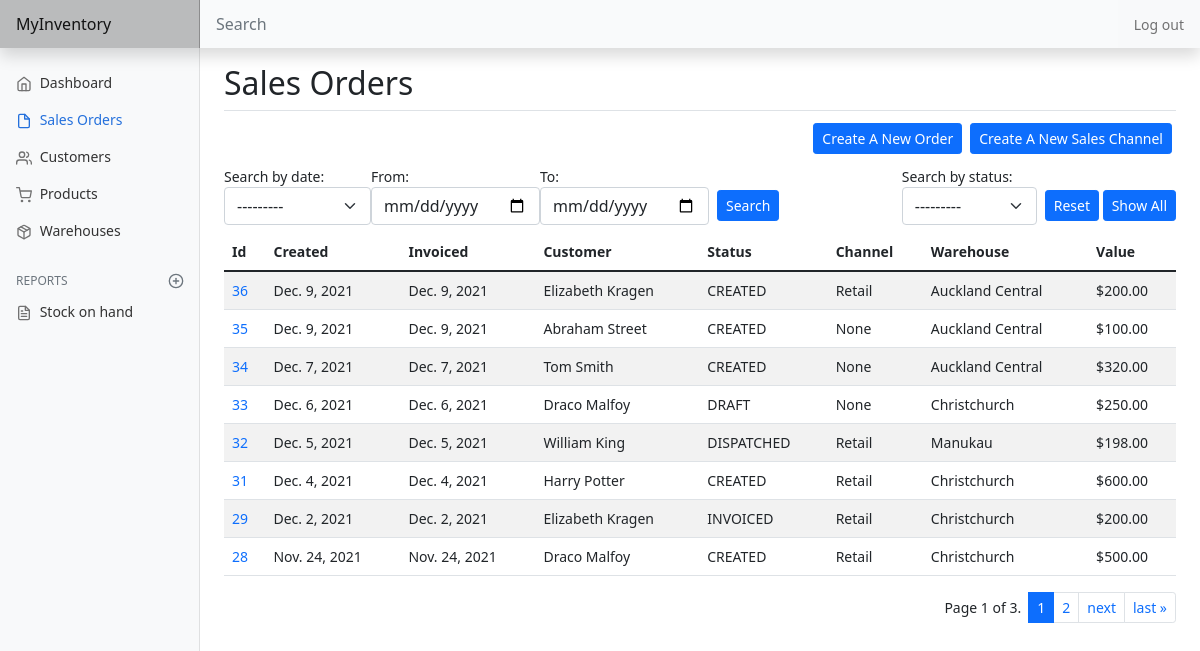
The app's page /order/list (signed in), older data.
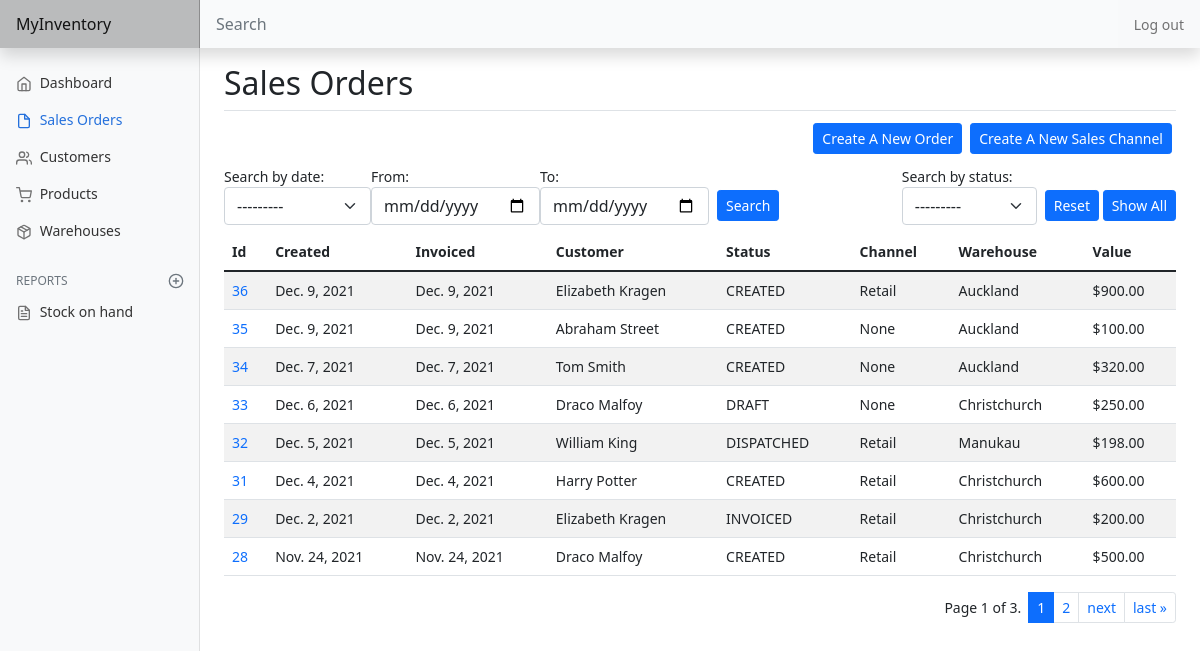
The same page, newer data.
### inventory/models.py (models this page shows, shortened)
class SalesOrder(models.Model):
    DRAFT = 'DRAFT'
    CREATED = 'CREATED'
    INVOICED = 'INVOICED'
    DISPATCHED = 'DISPATCHED'
    PAID = 'PAID'
    CLOSED = 'CLOSED'
    STATUS_CHOICES = [
        (DRAFT, 'Draft'),
        (CREATED, 'Created'),
        (INVOICED, 'Invoiced'),
        (DISPATCHED, 'Dispatched'),
        (PAID, 'Paid'),
        (CLOSED, 'Closed')
    ]
    user = models.ForeignKey(
        User, on_delete=models.CASCADE, related_name="sales_orders")
    customer = models.ForeignKey(
        Customer, on_delete=models.CASCADE, related_name="orders")
    created_date = models.DateField(default=date.today)
    invoice_date = models.DateField(default=date.today)
    invoice_number = models.IntegerField()
    channel = models.ForeignKey(
        SalesChannel, blank=True, null=True, on_delete=models.PROTECT)
    warehouse = models.ForeignKey(Warehouse, on_delete=models.PROTECT)
    reference = models.CharField(max_length=32, blank=True)
    status = models.CharField(
        max_length=32, choices=STATUS_CHOICES, default=CREATED)
    tracking = models.CharField(max_length=256, blank=True)
    timestamp = models.DateTimeField(auto_now_add=True)

class Warehouse(models.Model):
    user = models.ForeignKey(
        User, on_delete=models.CASCADE, related_name="warehouses")
    warehouse = models.CharField(max_length=64)
    def __str__(self):
        return f"{ self.warehouse }"

class Customer(models.Model):
    user = models.ForeignKey(User, on_delete=CASCADE, related_name="customers")
    first_name = models.CharField(max_length=50)
    last_name = models.CharField(max_length=50)
    company = models.CharField(blank=True, max_length=100)
    email = models.EmailField()
    phone = models.CharField(blank=True, max_length=20)
    note = models.CharField(blank=True, max_length=256)
    billing_street = models.CharField(blank=True, max_length=128)
    billing_suburb = models.CharField(blank=True, max_length=64)
    billing_city = models.CharField(blank=True, max_length=64)
    billing_postcode = models.CharField(blank=True, max_length=8)
    billing_country = models.CharField(blank=True, max_length=64)
    shipping_street = models.CharField(blank=True, max_length=128)
    shipping_suburb = models.CharField(blank=True, max_length=64)
    shipping_city = models.CharField(blank=True, max_length=64)
    shipping_postcode = models.CharField(blank=True, max_length=6)
    shipping_country = models.CharField(blank=True, max_length=64)
    timestamp = models.DateTimeField(auto_now_add=True)

class SalesChannel(models.Model):
    user = models.ForeignKey(
        User, on_delete=models.CASCADE, related_name="sales_channels")
    channel = models.CharField(max_length=64)
    def __str__(self):
        return f"{ self.channel }"

### inventory/views.py (the view, shortened to what this page needs)
# urls.py: path('order/list', views.order, name="order"),
@login_required
def order(request):
    sales_orders = SalesOrder.objects.filter(
        user=request.user).exclude(status=SalesOrder.CLOSED).order_by('-id')
    date_form = SearchDateForm()
    status_form = SearchStatusForm()
    if request.method == "POST":
        request.session['post_data'] = request.POST
    for order in sales_orders:
        order.value = 0
        for item in SalesItem.objects.filter(order=order):
            order.value = order.value + item.sub_total()
    return render(request, "inventory/sales_order.html", {
        "heading": "Sales Orders",
        "date_form": date_form,
        "status_form": status_form,
        "page_obj": paginate_items(request, sales_orders)
    })

### inventory/models.py
class SearchDateForm(forms.Form):
    CREATED_DATE = 'CREATED_DATE'
    INVOICE_DATE = 'INVOICE_DATE'
    CHOICES = [
        ('', '---------'),
        (CREATED_DATE, 'Created date'),
        (INVOICE_DATE, 'Invoice date'),
    ]
    date_type = forms.ChoiceField(label='Search by date', choices=CHOICES, widget=forms.Select(
        attrs={'class': 'form-select'}), required=False)
    from_date = forms.DateField(
        label='From', widget=forms.DateInput(attrs={'class': 'form-control', 'type': 'date'}), required=False)
    to_date = forms.DateField(
        label='To', widget=forms.DateInput(attrs={'class': 'form-control', 'type': 'date'}), required=False)

class SearchStatusForm(forms.Form):
    CHOICES = [('', '---------')] + SalesOrder.STATUS_CHOICES
    status = forms.ChoiceField(
        label='Search by status', choices=CHOICES, widget=forms.Select(
            attrs={'class': 'form-select', 'onChange': 'form.submit()'}), required=False)

### inventory/models.py (called while the page is built)
    def sub_total(self):
        return self.quantity * (1 - self.discount) * self.price

### inventory/templates/inventory/sales_order.html (shortened to what this page needs)
{% extends 'inventory/layout.html' %}
{% load static %}
{% block body %}
    <h2>Sales Orders</h2>
    <div class="d-flex justify-content-end border-top pt-2">
        <a class="btn btn-sm btn-primary m-1" href="{% url 'create_order' %}">Create A New Order</a>
        <a class="btn btn-sm btn-primary m-1" href="{% url 'create_sales_channel' %}">Create A New Sales Channel</a>
    </div>
    <div class="d-flex justify-content-between align-items-top flex-nowrap mt-2 mb-2">
        <form method="POST">
            <div class="d-flex flex-wrap justify-content-start">
                {% for field in date_form %}
                    <div>
                        {{ field.label_tag }}
                        {{ field }}
                    </div>
                {% endfor %}
                <div class="mt-4 ms-2">
                    <input type="submit" id="search" value="Search" class="btn btn-sm btn-primary">
                </div>
            </div>
        </form>
        <div class="d-flex flex-wrap justify-content-end align-items-top">
            <form method="POST">
                {{ status_form }}
            </form>
            <form method="POST" class="mt-4 ms-2">
                <button type="submit" name="search" id="show_all" class="btn btn-sm btn-primary" value="reset">Reset</button>
                <button type="submit" name="search" id="show_all" class="btn btn-sm btn-primary" value="show_all">Show All</button>
            </form>
        </div>
    </div>
    {% if not page_obj.object_list %}
        <span class="pagination">No Orders.</span>
    {% else %}
        <div class="table-responsive-md">
            <table class="table table-striped table-hover">
                <thead>
                    <tr class="table-striped">
                        <th scope="col">Id</th>
                        <th scope="col">Created</th>
                        <th scope="col">Invoiced</th>
                        <th scope="col">Customer</th>
                        <th scope="col">Status</th>
                        <th scope="col">Channel</th>
                        <th scope="col">Warehouse</th>
                        <th scope="col">Value</th>
                    </tr>
                </thead>
                <tbody>
                    {% for order in page_obj %}
                        <tr class="table-striped">
                            <td><a class="edit-link" href="{% url 'edit_order' order.id %}">{{ order.id }}</a></td>
                            <td>{{ order.created_date }}</td>
                            <td>{{ order.invoice_date }}</td>
                            <td>{{ order.customer.first_name }} {{ order.customer.last_name }}</td>
                            <td>{{ order.status }}</td>
                            <td>{{ order.channel }}</td>
                            <td>{{ order.warehouse }}</td>
                            <td>${{ order.value|floatformat:2 }}</td>
                        </tr>
                    {% endfor %}
                </tbody>
            </table>
        </div>
        {% include 'inventory/pagination.html' %}
    {% endif %}
{% endblock %}

Row changes from the older to the newer data that the page shows:
changed through a linked row, SalesOrder id 36: warehouse "Auckland Central" → "Auckland"; value "200.00" → "900.00"
changed through a linked row, SalesOrder "Abraham": warehouse "Auckland Central" → "Auckland"
changed through a linked row, SalesOrder "Dec. 7, 2021": warehouse "Auckland Central" → "Auckland"
